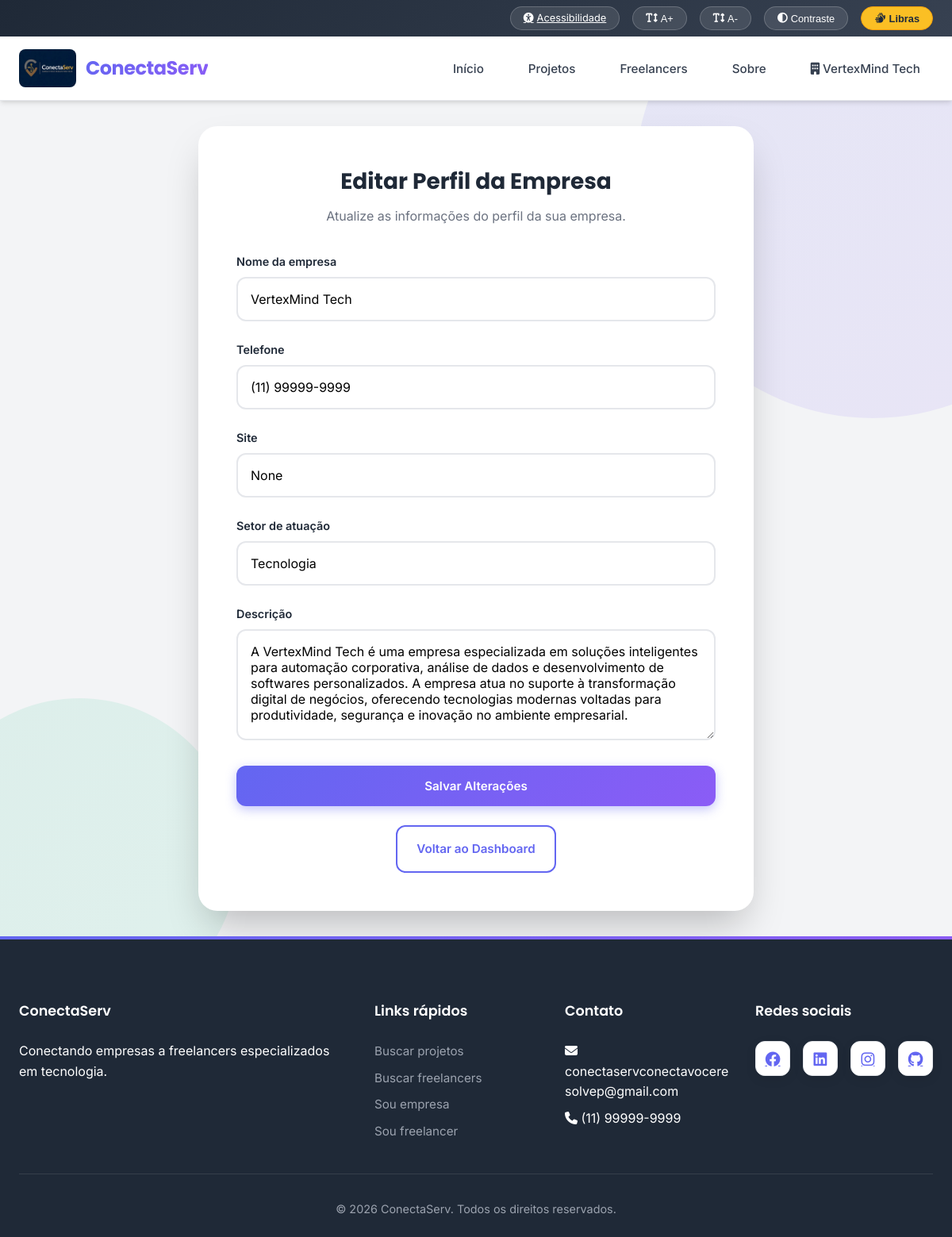
/editar-empresa/12 (signed in), run on the app's committed database.
### tables this page shows
CREATE TABLE empresas (
            id INTEGER PRIMARY KEY AUTOINCREMENT,
            nome_empresa TEXT NOT NULL,
            cnpj TEXT UNIQUE,
            email TEXT UNIQUE NOT NULL,
            senha TEXT NOT NULL,
            telefone TEXT,
            descricao TEXT,
            setor TEXT,
            site TEXT,
            data_cadastro TIMESTAMP DEFAULT CURRENT_TIMESTAMP,
            status TEXT DEFAULT 'ativo'
        , nota_media DECIMAL(3,2) DEFAULT 0, user_id INTEGER);

### app.py (the view, shortened to what this page needs)
@app.route('/editar-empresa/<int:empresa_id>', methods=['GET', 'POST'])
@empresa_required
def editar_empresa(empresa_id):
    if 'empresa_id' not in session or session['empresa_id'] != empresa_id:
        flash(MSG.ACESSO_NEGADO, 'erro')
        return redirect(url_for('dashboard_empresa'))
    conn = criar_conexao()
    cursor = conn.cursor()
    cursor.execute('SELECT * FROM empresas WHERE id = ?', (empresa_id,))
    empresa = cursor.fetchone()
    conn.close()
    return render_template('editar_empresa.html', empresa=empresa)

### app.py (called while the page is built)
@app.context_processor
def inject_globals():
    return {
        'flash_messages': get_flashed_messages(with_categories=True),
        'alert_class': lambda category: ALERT_CLASS_MAP.get(category, category),
        'textos': obter_textos(),
        't': obter_textos(),
    }

def empresa_required(f):
    @wraps(f)
    def decorated_function(*args, **kwargs):
        if 'user_id' not in session or session.get('role') != 'empresa' or not session.get('empresa_id'):
            flash(MSG.LOGIN_EMPRESA, 'erro')
            return redirect(url_for('login_empresa'))
        return f(*args, **kwargs)
    return decorated_function

### database/database.py (called while the page is built)
def configurar_sqlite(conn):
    conn.execute('PRAGMA journal_mode=WAL')
    conn.execute('PRAGMA busy_timeout=60000')
    conn.execute('PRAGMA synchronous=NORMAL')
    conn.execute('PRAGMA foreign_keys=ON')
    conn.execute('PRAGMA wal_checkpoint(PASSIVE)')

def criar_conexao():
    conn = sqlite3.connect(DB_PATH, timeout=60)
    conn.row_factory = sqlite3.Row
    configurar_sqlite(conn)
    return conn

### textos_pt.py (called while the page is built)
def obter_textos():
    return TEXTOS

### templates/editar_empresa.html (shortened to what this page needs)
{% extends "base.html" %}
{% block content %}
<div class="auth-page">
    <div class="auth-container" style="max-width: 700px;">
        <div class="auth-header">
            <h1>Editar Perfil da Empresa</h1>
            <p>Atualize as informações do perfil da sua empresa.</p>
        </div>
        <form method="POST" action="{{ url_for('editar_empresa', empresa_id=empresa.id) }}">
            <div class="form-group">
                <label for="nome_empresa">Nome da empresa</label>
                <input type="text" id="nome_empresa" name="nome_empresa" class="form-control" required value="{{ empresa.nome_empresa }}">
            </div>
            <div class="form-group">
                <label for="telefone">Telefone</label>
                <input type="text" id="telefone" name="telefone" class="form-control" value="{{ empresa.telefone }}">
            </div>
            <div class="form-group">
                <label for="site">Site</label>
                <input type="url" id="site" name="site" class="form-control" value="{{ empresa.site }}">
            </div>
            <div class="form-group">
                <label for="setor">Setor de atuação</label>
                <input type="text" id="setor" name="setor" class="form-control" value="{{ empresa.setor }}">
            </div>
            <div class="form-group">
                <label for="descricao">Descrição</label>
                <textarea id="descricao" name="descricao" class="form-control" rows="5">{{ empresa.descricao }}</textarea>
            </div>
            <button type="submit" class="btn btn-primary btn-block">Salvar Alterações</button>
        </form>
        <div class="text-center mt-3">
            <a href="{{ url_for('dashboard_empresa') }}" class="btn btn-outline btn-small">Voltar ao Dashboard</a>
        </div>
    </div>
</div>
{% endblock %}

### templates/base.html (shortened to what this page needs)
<!DOCTYPE html>
<html lang="pt-BR">
<head>
    <link rel="stylesheet" href="{{ url_for('static', filename='css/style.css') }}">
    <link rel="stylesheet" href="https://cdnjs.cloudflare.com/ajax/libs/font-awesome/6.4.0/css/all.min.css">
</head>
<body>
    <div class="barra-acessibilidade">
        <div class="container">
            <div class="opcoes-acessibilidade">
                <a href="{{ url_for('acessibilidade') }}" class="btn-acessibilidade" title="{{ t.nav.config_acessibilidade }}">
                    <i class="fas fa-universal-access"></i> {{ t.nav.acessibilidade }}
                </a>
                <button type="button" onclick="aumentarFonte()" class="btn-acessibilidade btn-a-plus" title="{{ t.nav.aumentar_fonte }}">
                    <i class="fas fa-text-height"></i> A+
                </button>
                <button type="button" onclick="diminuirFonte()" class="btn-acessibilidade btn-a-minus" title="{{ t.nav.diminuir_fonte }}">
                    <i class="fas fa-text-height"></i> A-
                </button>
                <button type="button" onclick="alternarContraste()" class="btn-acessibilidade btn-contrast" title="{{ t.nav.alto_contraste }}">
                    <i class="fas fa-adjust"></i> Contraste
                </button>
                <button type="button" onclick="abrirVLibras()" class="btn-acessibilidade btn-libras" title="{{ t.nav.libras_titulo }}" aria-label="{{ t.nav.libras_titulo }}">
                    <i class="fas fa-sign-language" aria-hidden="true"></i> {{ t.nav.libras }}
                </button>
            </div>
        </div>
    </div>
    <nav class="navbar">
        <div class="container">
            <div class="logo">
                <a href="{{ url_for('index') }}" style="display: flex; align-items: center; gap: 12px;">
                    <img src="{{ url_for('static', filename='img/imagemconectaserv.webp') }}" alt="Logo ConectaServ" style="height: 48px; width: auto; border-radius: 8px; background: none;">
                    <span style="font-size: 1.5rem; font-weight: bold; color: var(--azul-escuro);">{{ t.site.nome }}</span>
                </a>
            </div>
            <ul class="nav-menu">
                <li><a href="{{ url_for('index') }}">{{ t.nav.inicio }}</a></li>
                <li><a href="{{ url_for('projetos') }}">{{ t.nav.projetos }}</a></li>
                <li><a href="{{ url_for('freelancers') }}">{{ t.nav.freelancers }}</a></li>
                <li><a href="{{ url_for('sobre') }}">{{ t.nav.sobre }}</a></li>
                {% if session.get('empresa_id') %}
                <li class="dropdown">
                    <a href="#" class="dropbtn">
                        <i class="fas fa-building"></i> {{ session.get('empresa_nome') }}
                    </a>
                </li>
                {% endif %}
            </ul>
        </div>
    </nav>
    <main>
        {% block content %}{% endblock %}
    </main>
    <footer class="footer">
        <div class="container">
            <div class="footer-content">
                <div class="footer-section">
                    <h3>{{ t.site.nome }}</h3>
                    <p>{{ t.site.rodape_descricao }}</p>
                </div>
                <div class="footer-section">
                    <h3>{{ t.footer.links_rapidos }}</h3>
                    <ul>
                        <li><a href="{{ url_for('projetos') }}">{{ t.footer.buscar_projetos }}</a></li>
                        <li><a href="{{ url_for('freelancers') }}">{{ t.footer.buscar_freelancers }}</a></li>
                        <li><a href="{{ url_for('cadastro_empresa') }}">{{ t.footer.sou_empresa }}</a></li>
                        <li><a href="{{ url_for('cadastro_freelancer') }}">{{ t.footer.sou_freelancer }}</a></li>
                    </ul>
                </div>
                <div class="footer-section">
                    <h3>{{ t.footer.contato }}</h3>
                    <ul>
                        <li><i class="fas fa-envelope"></i> <span style="word-break: break-word;">conectaservconectavoceresolvep@gmail.com</span></li>
                        <li><i class="fas fa-phone"></i> (11) 99999-9999</li>
                    </ul>
                </div>
                <div class="footer-section">
                    <h3>{{ t.footer.redes }}</h3>
                    <div class="social-links">
                        <a href="#"><i class="fab fa-facebook"></i></a>
                        <a href="#"><i class="fab fa-linkedin"></i></a>
                        <a href="#"><i class="fab fa-instagram"></i></a>
                        <a href="#"><i class="fab fa-github"></i></a>
                    </div>
                </div>
            </div>
            <div class="footer-bottom">
                <p>{{ t.site.direitos }}</p>
            </div>
        </div>
    </footer>
</body>
</html>

### data on the page
empresas: get "VertexMind Tech", nome_empresa "VertexMind Tech", telefone "(11) 99999-9999", setor "Tecnologia", descricao "A VertexMind Tech é uma empresa especializada em soluções inteligentes para automação corporativa, análise de dados e desenvolvimento de softwares personalizados. A empresa atua no suporte à transformação digital de negócios, oferecendo tecnologias modernas voltadas para produtividade, segurança e inovação no ambiente empresarial."

### other printed values
{{ t.nav.acessibilidade }} "Acessibilidade"
{{ t.nav.libras }} "Libras"
{{ t.site.nome }} "ConectaServ"
{{ t.nav.inicio }} "Início"
{{ t.nav.projetos }} "Projetos"
{{ t.nav.freelancers }} "Freelancers"
{{ t.nav.sobre }} "Sobre"
{{ t.site.rodape_descricao }} "Conectando empresas a freelancers especializados em tecnologia."
{{ t.footer.links_rapidos }} "Links rápidos"
{{ t.footer.buscar_projetos }} "Buscar projetos"
{{ t.footer.buscar_freelancers }} "Buscar freelancers"
{{ t.footer.sou_empresa }} "Sou empresa"
{{ t.footer.sou_freelancer }} "Sou freelancer"
{{ t.footer.contato }} "Contato"
{{ t.footer.redes }} "Redes sociais"
